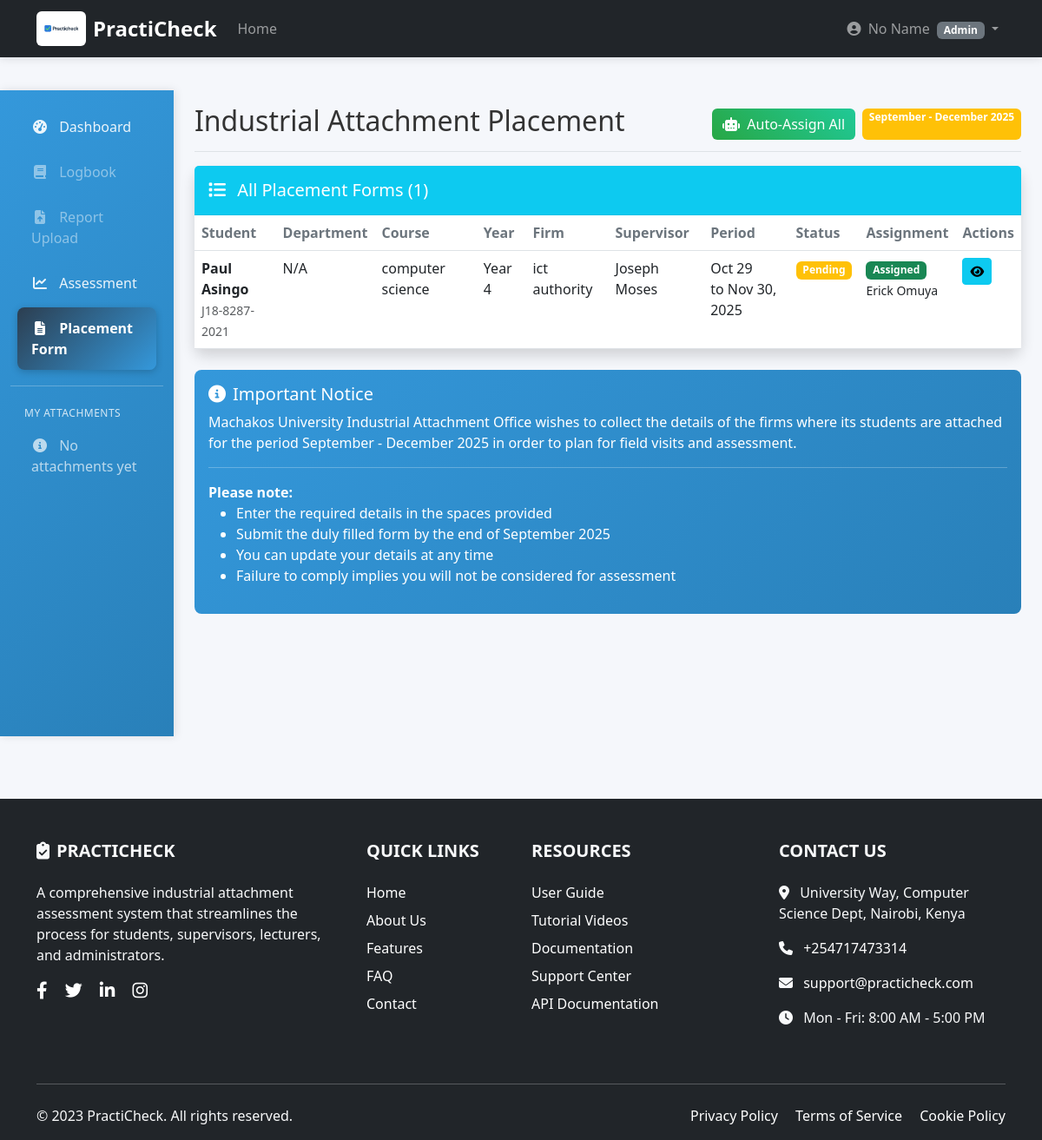
The page /attachments/communication/ (signed in) on the database as committed earlier.
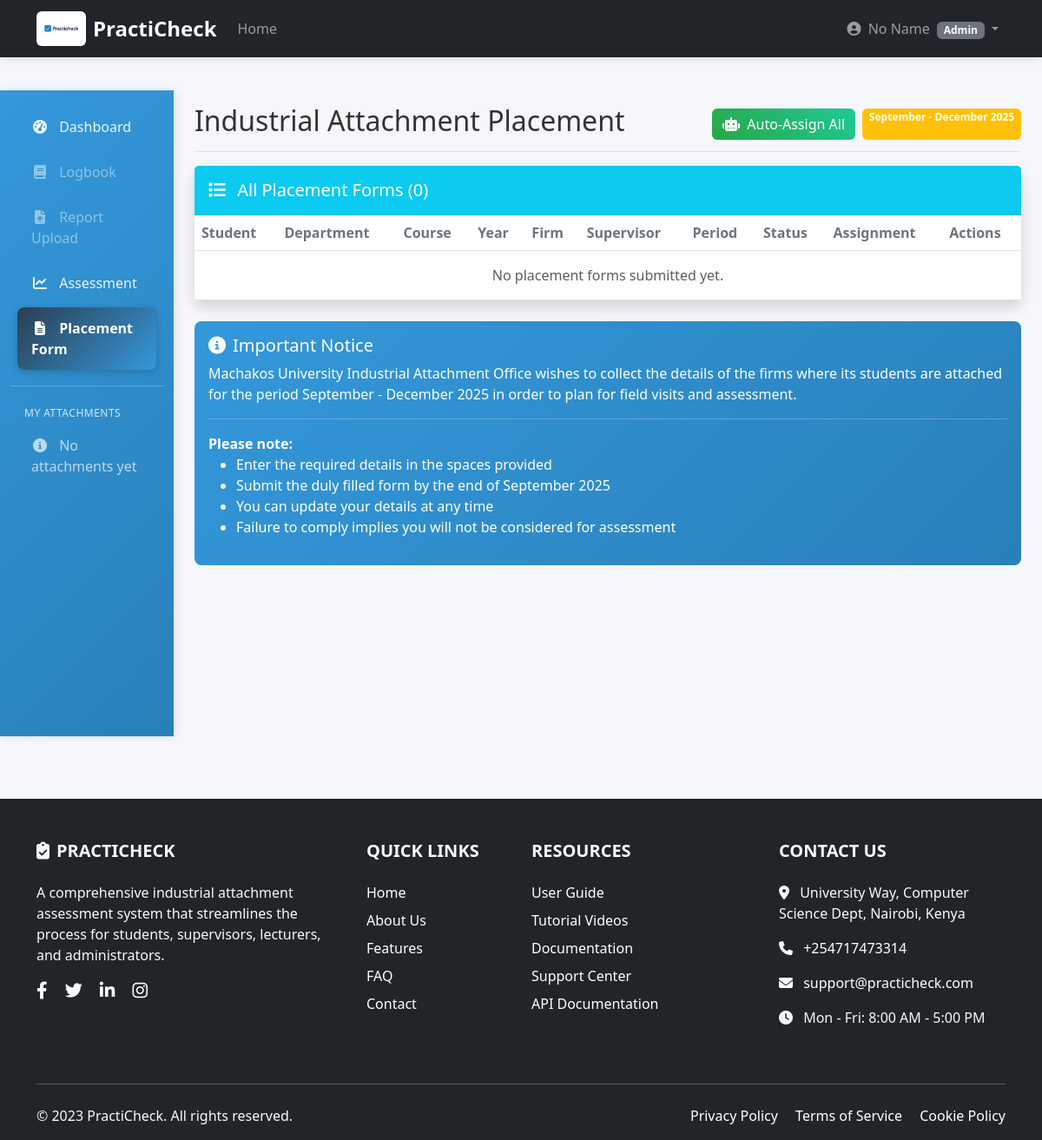
The same page on the database as committed later.
### attachments/models.py (models this page shows, shortened)
class PlacementFormSubmission(models.Model):
    student = models.ForeignKey(User, on_delete=models.CASCADE, related_name='student_placement_forms')
    registration_number = models.CharField(max_length=20)
    phone_number = models.CharField(max_length=15)
    course_name = models.CharField(max_length=200)
    year_of_study = models.CharField(max_length=10, choices=[
        ('Year 1', 'Year 1'),
        ('Year 2', 'Year 2'),
        ('Year 3', 'Year 3'),
        ('Year 4', 'Year 4'),
        ('Year 5', 'Year 5'),
    ])
    department = models.ForeignKey(Department, on_delete=models.SET_NULL, null=True, blank=True, related_name='placement_forms')
    firm_name = models.CharField(max_length=200)
    firm_email = models.EmailField()
    town_city = models.CharField(max_length=100)
    land_mark = models.CharField(max_length=200)
    supervisor_name = models.CharField(max_length=100)
    supervisor_phone = models.CharField(max_length=15)
    supervisor_email = models.EmailField()
    start_date = models.DateField()
    end_date = models.DateField()
    off_days = models.JSONField(default=list)
    STATUS_CHOICES = [
        ('pending', 'Pending Review'),
        ('approved', 'Approved'),
        ('rejected', 'Rejected'),
    ]
    status = models.CharField(max_length=20, choices=STATUS_CHOICES, default='pending')
    submitted_at = models.DateTimeField(auto_now_add=True)
    updated_at = models.DateTimeField(auto_now=True)
    class Meta:
        unique_together = ['student', 'start_date']
    @property
    def is_assigned(self):
        return hasattr(self, 'student_assignments') and self.student_assignments.exists()
    @property
    def student_assignment(self):
        if hasattr(self, 'student_assignments') and self.student_assignments.exists():
            return self.student_assignments.first()
        return None

class StudentAssignment(models.Model):
    student = models.ForeignKey(User, on_delete=models.CASCADE, related_name='student_assignments')
    lecturer = models.ForeignKey(Lecturer, on_delete=models.CASCADE, related_name='assigned_students')
    placement_form = models.ForeignKey(
        'PlacementFormSubmission',
        on_delete=models.CASCADE,
        related_name='student_assignments',
        null=True,      # Add this
        blank=True      # Add this
    )
    assigned_date = models.DateTimeField(auto_now_add=True)
    academic_year = models.CharField(max_length=9)  # e.g., "2024-2025"
    class Meta:
        unique_together = ['student', 'academic_year']

class Lecturer(models.Model):
    user = models.OneToOneField(User, on_delete=models.CASCADE, related_name='attachment_lecturer')
    staff_id = models.CharField(max_length=20, unique=True)
    department = models.ForeignKey(Department, on_delete=models.CASCADE, related_name='attachment_lecturers')
    phone_number = models.CharField(max_length=15, blank=True)
    office_location = models.CharField(max_length=100, blank=True)
    is_active = models.BooleanField(default=True)
    max_students = models.IntegerField(default=10)
    created_at = models.DateTimeField(auto_now_add=True)
    updated_at = models.DateTimeField(auto_now=True)

### accounts/models.py (models this page shows, shortened)
class CustomUser(AbstractUser):
    username = None  # Remove default username
    USER_TYPE_CHOICES = (
        (1, "Student"),
        (2, "Supervisor"),
        (3, "Lecturer"),
        (4, "Admin"),
    )
    user_type = models.PositiveSmallIntegerField(choices=USER_TYPE_CHOICES, default=1)
    email = models.EmailField(unique=True)
    student_id = models.CharField(max_length=20, unique=True, blank=True, null=True)
    year_of_study = models.PositiveSmallIntegerField(blank=True, null=True)
    university = models.CharField(max_length=200, blank=True, null=True)
    organization = models.CharField(max_length=200, blank=True, null=True)
    position = models.CharField(max_length=100, blank=True, null=True)
    supervisor_department = models.CharField(max_length=100, blank=True, null=True)
    department = models.ForeignKey('attachments.Department', on_delete=models.SET_NULL, null=True, blank=True)
    course = models.ForeignKey('attachments.Course', on_delete=models.SET_NULL, null=True, blank=True)
    profile_picture = models.ImageField(
        upload_to='profile_pictures/',
        null=True,
        blank=True,
        verbose_name='Profile Picture'
    )
    phone_number = models.CharField(
        max_length=20,
        blank=True,
        null=True,
        verbose_name='Phone Number'
    )
    dark_theme_enabled = models.BooleanField(
        default=False,
        verbose_name='Dark Theme Enabled'
    )
    notification_preferences = models.JSONField(
        default=dict,
        blank=True,
        verbose_name='Notification Preferences'
    )
    USERNAME_FIELD = 'email'
    REQUIRED_FIELDS = []  # Remove 'username' from required fields
    objects = CustomUserManager()
    def get_user_type_display(self):
        return dict(self.USER_TYPE_CHOICES).get(self.user_type, "Unknown")

### attachments/views.py (the view, shortened to what this page needs)
# urls.py: path("communication/", views.communication, name="communication"),
def communication(request):
    attachments = Attachment.objects.filter(student=request.user)
    current_attachment = attachments.first()
    current_year = timezone.now().year
    existing_submission = PlacementFormSubmission.objects.filter(
        student=request.user,
        start_date__year=current_year
    ).first()
    all_placements = None
    if request.user.is_staff or getattr(request.user, 'user_type', None) == 4:  # Admin
        all_placements = PlacementFormSubmission.objects.select_related(
            'student', 'department', 'student__course'
        ).order_by('-submitted_at')
    context = {
        'attachments': attachments,
        'current_attachment': current_attachment,
        'existing_submission': existing_submission,
        'all_placements': all_placements,
        'current_year': current_year,
    }
    return render(request, 'attachments/communication.html', context)

### accounts/context_processors.py (called while the page is built)
def user_type(request):
    return {
        'user_type': request.user.user_type if request.user.is_authenticated else None,
        'user_type_display': request.user.get_user_type_display() if request.user.is_authenticated else None,
    }

### attachments/templates/attachments/communication.html (shortened to what the changed rows need)
{% extends 'base_student.html' %}
{% load static %}
{% block content %}
<div class="container-fluid py-4">
    <div class="row">
        <main class="col-lg-10 col-md-9 ms-sm-auto px-md-4">
            <div class="d-flex justify-content-between flex-wrap flex-md-nowrap align-items-center pt-3 pb-2 mb-3 border-bottom">
                <h1 class="h2">Industrial Attachment Placement</h1>
            </div>
            {% if user.is_staff or user.user_type == 4 %}
            <div class="row mb-4">
                <div class="col-12">
                    <div class="card shadow">
                        <div class="card-header bg-info text-white py-3">
                            <h5 class="m-0">
                                <i class="fas fa-list me-2"></i>
                                All Placement Forms ({{ all_placements.count }})
                            </h5>
                        </div>
                        <div class="card-body p-0">
                            <div class="table-responsive">
                                <table class="table table-hover mb-0">
                                    <thead class="bg-light">
                                        <tr>
                                            <th>Student</th>
                                            <th>Department</th>
                                            <th>Course</th>
                                            <th>Year</th>
                                            <th>Firm</th>
                                            <th>Supervisor</th>
                                            <th>Period</th>
                                            <th>Status</th>
                                            <th>Assignment</th>
                                            <th>Actions</th>
                                        </tr>
                                    </thead>
                                    <tbody>
                                        {% for placement in all_placements %}
                                        <tr>
                                            <td>
                                                <strong>{{ placement.student.get_full_name }}</strong>
                                                <br>
                                                <small class="text-muted">{{ placement.registration_number }}</small>
                                            </td>
                                            <td>{{ placement.department.name|default:"N/A" }}</td>
                                            <td>{{ placement.course_name }}</td>
                                            <td>{{ placement.year_of_study }}</td>
                                            <td>{{ placement.firm_name }}</td>
                                            <td>{{ placement.supervisor_name }}</td>
                                            <td>
                                                {{ placement.start_date|date:"M d" }}<br>
                                                to {{ placement.end_date|date:"M d, Y" }}
                                            </td>
                                            <td>
                                                <span class="badge bg-{% if placement.status == 'approved' %}success{% elif placement.status == 'rejected' %}danger{% else %}warning{% endif %}">
                                                    {{ placement.status|title }}
                                                </span>
                                            </td>
                                            <td>
                                                {% if placement.is_assigned %}
                                                <span class="badge bg-success">Assigned</span>
                                                <br>
                                                <small>{{ placement.student_assignment.lecturer.user.get_full_name }}</small>
                                                {% else %}
                                                <span class="badge bg-warning">Unassigned</span>
                                                {% endif %}
                                            </td>
                                            <td>
                                                <div class="btn-group">
                                                    <button type="button" class="btn btn-sm btn-info"
                                                            data-bs-toggle="modal"
                                                            data-bs-target="#placementModal{{ placement.id }}">
                                                        <i class="fas fa-eye"></i>
                                                    </button>
                                                </div>
                                            </td>
                                        </tr>
                                        {% empty %}
                                        <tr>
                                            <td colspan="10" class="text-center text-muted py-3">
                                                No placement forms submitted yet.
                                            </td>
                                        </tr>
                                        {% endfor %}
                                    </tbody>
                                </table>
                            </div>
                        </div>
                    </div>
                </div>
            </div>
            {% endif %}
        </main>
    </div>
</div>
{% endblock %}

Rows that differ between the two databases and show on the page:
removed PlacementFormSubmission: student.get_full_name "Paul Asingo", registration_number "J18-8287-2021", department.name "N/A", course_name "computer science", year_of_study "Year 4", firm_name "ict authority", supervisor_name "Joseph Moses", start_date "Oct 29", end_date "Nov 30, 2025", status "Pending", student_assignment.lecturer.user.get_full_name "Erick Omuya"
Other text that changed with them:
{{ all_placements.count }}: "1" → "0"
text now shown: "No placement forms submitted yet."
